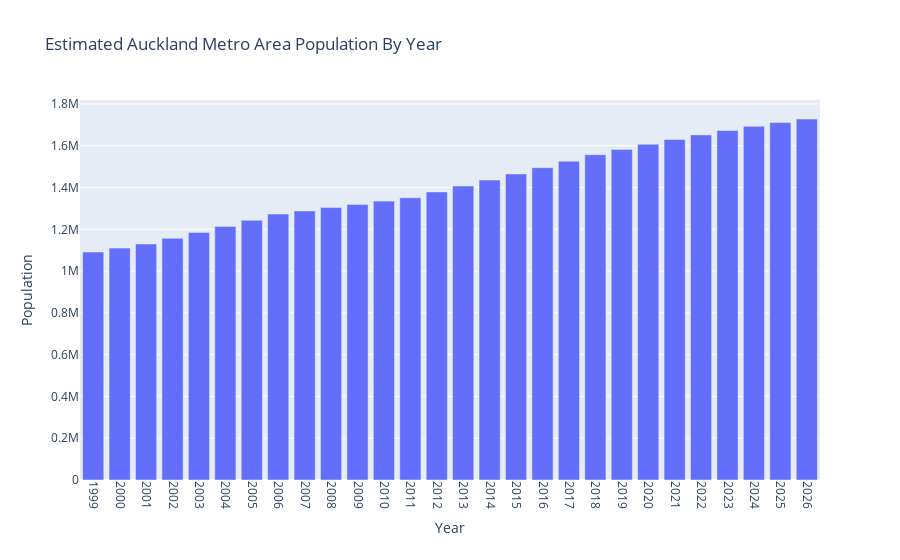

Notebook source saved alongside this figure:
### Markdown cell above
We use estimated pupulation figures for the Auckland metro area sourced from https://www.macrotrends.net/global-metrics/cities/21957/auckland/population.
The pouplation is estimated as at the end of each year.

### Code cell
auckland_population_df = pd.read_csv('Auckland-population.csv', skiprows=14)
auckland_population_df['Year']  = auckland_population_df['date'].str[:4].astype(int)
auckland_population_df = auckland_population_df.drop(columns=([' Annual Change']))
auckland_population_df =  auckland_population_df.rename(columns={' Population': 'Population'})
auckland_population_df =  auckland_population_df[(auckland_population_df['Year'] >=1999) & (auckland_population_df['Year'] <=2026)]

fig = px.bar(auckland_population_df, x='Year', y='Population', 
              title='Estimated Auckland Metro Area Population By Year')
fig.update_layout(
    xaxis=dict(
        tickmode='linear',
        tick0=min(auckland_population_df['Year']),
        dtick=1,
        tickangle=90
    )
)
fig.show()

### Figure 1 — Plotly figure (JSON) as saved in the notebook; plotly's stock layout.template omitted (floating-point values rounded to 4 significant figures)
{"data": [{"alignmentgroup": "True", "hovertemplate": "Year=%{x}<br>Population=%{y}<extra></extra>", "legendgroup": "", "marker": {"color": "#636efa", "pattern": {"shape": ""}}, "name": "", "offsetgroup": "", "orientation": "v", "showlegend": false, "textposition": "auto", "type": "bar", "x": [1999, 2000, 2001, 2002, 2003, 2004, 2005, 2006, 2007, 2008, 2009, 2010, 2011, 2012, 2013, 2014, 2015, 2016, 2017, 2018, 2019, 2020, 2021, 2022, 2023, 2024, 2025, 2026], "xaxis": "x", "y": [1091000, 1110000, 1130000, 1157000, 1185000, 1214000, 1243000, 1273000, 1288000, 1304000, 1319000, 1335000, 1351000, 1379000, 1407000, 1436000, 1465000, 1495000, 1526000, 1557000, 1582000, 1607000, 1630000, 1652000, 1673000, 1693000, 1711000, 1728000], "yaxis": "y"}], "layout": {"barmode": "relative", "legend": {"tracegroupgap": 0}, "title": {"text": "Estimated Auckland Metro Area Population By Year"}, "xaxis": {"anchor": "y", "domain": [0, 1], "dtick": 1, "tick0": 1999, "tickangle": 90, "tickmode": "linear", "title": {"text": "Year"}}, "yaxis": {"anchor": "x", "domain": [0, 1], "title": {"text": "Population"}}}}
